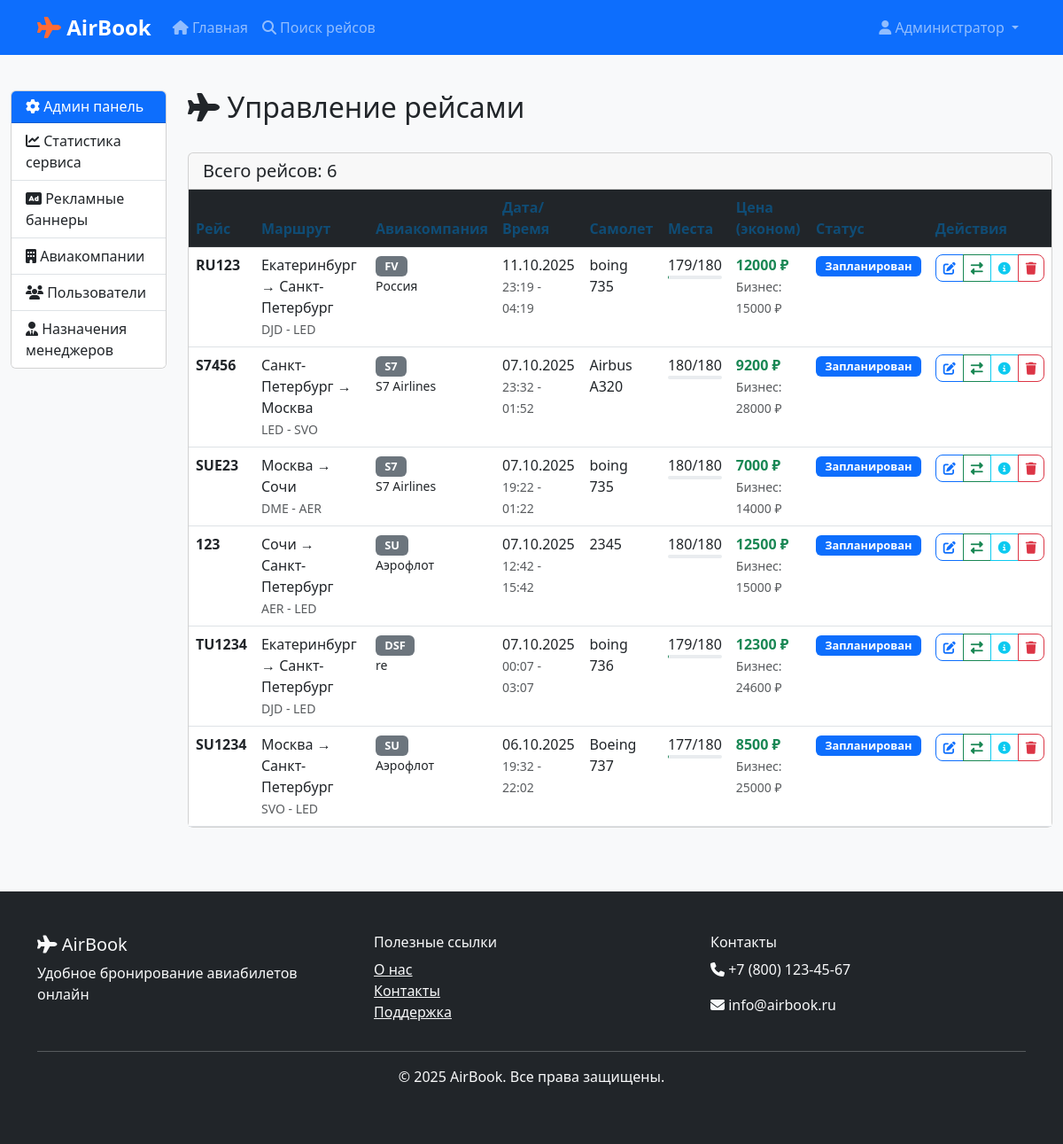
/admin/flights (signed in), run on the app's committed database.
### models.py (models this page shows, shortened)
class User(UserMixin, db.Model):
    id = db.Column(db.Integer, primary_key=True)
    username = db.Column(db.String(80), unique=True, nullable=False)
    email = db.Column(db.String(120), unique=True, nullable=False)
    password_hash = db.Column(db.String(128))
    role = db.Column(db.String(20), default='user')  # user, manager, admin
    first_name = db.Column(db.String(50))
    last_name = db.Column(db.String(50))
    phone = db.Column(db.String(20))
    company_id = db.Column(db.Integer, db.ForeignKey('airline.id'), nullable=True)  # Для менеджеров
    created_at = db.Column(db.DateTime, default=datetime.utcnow)
    is_active = db.Column(db.Boolean, default=True, nullable=False)  # Статус активности
    bookings = db.relationship('Booking', backref='user', lazy=True)
    company = db.relationship('Airline', backref='managers', lazy=True)
    def is_admin(self):
        return self.role == 'admin'
    def is_manager(self):
        return self.role == 'manager'

class Flight(db.Model):
    id = db.Column(db.Integer, primary_key=True)
    flight_number = db.Column(db.String(10), nullable=False)
    departure_airport_id = db.Column(db.Integer, db.ForeignKey('airport.id'), nullable=False)
    arrival_airport_id = db.Column(db.Integer, db.ForeignKey('airport.id'), nullable=False)
    airline_id = db.Column(db.Integer, db.ForeignKey('airline.id'), nullable=False)
    departure_time = db.Column(db.DateTime, nullable=False)
    arrival_time = db.Column(db.DateTime, nullable=False)
    aircraft_type = db.Column(db.String(50))
    total_seats = db.Column(db.Integer, default=180)
    available_seats = db.Column(db.Integer, default=180)
    economy_price = db.Column(db.Float, nullable=False)
    business_price = db.Column(db.Float)
    first_class_price = db.Column(db.Float)
    status = db.Column(db.String(20), default='scheduled')  # scheduled, delayed, cancelled, boarding, departed
    created_at = db.Column(db.DateTime, default=datetime.utcnow)
    bookings = db.relationship('Booking', backref='flight', lazy=True)

class Airport(db.Model):
    id = db.Column(db.Integer, primary_key=True)
    code = db.Column(db.String(3), unique=True, nullable=False)  # IATA код
    name = db.Column(db.String(100), nullable=False)
    city = db.Column(db.String(50), nullable=False)
    country = db.Column(db.String(50), nullable=False)
    departure_flights = db.relationship('Flight', foreign_keys='Flight.departure_airport_id', backref='departure_airport', lazy=True)
    arrival_flights = db.relationship('Flight', foreign_keys='Flight.arrival_airport_id', backref='arrival_airport', lazy=True)

class Airline(db.Model):
    id = db.Column(db.Integer, primary_key=True)
    code = db.Column(db.String(3), unique=True, nullable=False)  # IATA код авиакомпании
    name = db.Column(db.String(100), nullable=False)
    country = db.Column(db.String(50), nullable=False)  # Страна авиакомпании
    flights = db.relationship('Flight', backref='airline', lazy=True)

### app.py (the view)
    @app.route('/admin/flights')
    @login_required
    def admin_flights():
        if not current_user.is_admin():
            flash('У вас нет прав администратора.', 'error')
            return redirect(url_for('index'))
        flights = Flight.query.order_by(Flight.departure_time.desc()).all()
        return render_template('admin/flights.html', flights=flights)

### templates/admin/flights.html (shortened to what this page needs)
{% extends "admin/base.html" %}
{% block admin_content %}
            <div class="d-flex justify-content-between align-items-center mb-4">
                <h2><i class="fas fa-plane"></i> Управление рейсами</h2>
            </div>
            {% if flights %}
                <div class="card">
                    <div class="card-header">
                        <h5 class="mb-0">Всего рейсов: {{ flights|length }}</h5>
                    </div>
                    <div class="card-body p-0">
                        <div class="table-responsive">
                            <table class="table table-hover mb-0">
                                <thead class="table-dark">
                                    <tr>
                                        <th>Рейс</th>
                                        <th>Маршрут</th>
                                        <th>Авиакомпания</th>
                                        <th>Дата/Время</th>
                                        <th>Самолет</th>
                                        <th>Места</th>
                                        <th>Цена (эконом)</th>
                                        <th>Статус</th>
                                        <th>Действия</th>
                                    </tr>
                                </thead>
                                <tbody>
                                    {% for flight in flights %}
                                    <tr>
                                        <td>
                                            <strong>{{ flight.flight_number }}</strong>
                                        </td>
                                        <td>
                                            <div>{{ flight.departure_airport.city }} → {{ flight.arrival_airport.city }}</div>
                                            <small class="text-muted">{{ flight.departure_airport.code }} - {{ flight.arrival_airport.code }}</small>
                                        </td>
                                        <td>
                                            <span class="badge bg-secondary">{{ flight.airline.code }}</span>
                                            <div class="small">{{ flight.airline.name }}</div>
                                        </td>
                                        <td>
                                            <div>{{ flight.departure_time.strftime('%d.%m.%Y') }}</div>
                                            <small class="text-muted">{{ flight.departure_time.strftime('%H:%M') }} - {{ flight.arrival_time.strftime('%H:%M') }}</small>
                                        </td>
                                        <td>{{ flight.aircraft_type or '-' }}</td>
                                        <td>
                                            <div>{{ flight.available_seats }}/{{ flight.total_seats }}</div>
                                            {% set occupancy = ((flight.total_seats - flight.available_seats) / flight.total_seats * 100) if flight.total_seats > 0 else 0 %}
                                            <div class="progress" style="height: 4px;">
                                            </div>
                                        </td>
                                        <td>
                                            <strong class="text-success">{{ "%.0f"|format(flight.economy_price) }} ₽</strong>
                                            {% if flight.business_price %}
                                                <br><small class="text-muted">Бизнес: {{ "%.0f"|format(flight.business_price) }} ₽</small>
                                            {% endif %}
                                        </td>
                                        <td>
                                            <span class="badge bg-{% if flight.status == 'scheduled' %}primary{% elif flight.status == 'delayed' %}warning{% elif flight.status == 'cancelled' %}danger{% elif flight.status == 'boarding' %}info{% elif flight.status == 'departed' %}success{% endif %}">
                                                {% if flight.status == 'scheduled' %}Запланирован
                                                {% elif flight.status == 'delayed' %}Задержан
                                                {% elif flight.status == 'cancelled' %}Отменен
                                                {% elif flight.status == 'boarding' %}Посадка
                                                {% elif flight.status == 'departed' %}Вылетел
                                                {% endif %}
                                            </span>
                                        </td>
                                        <td>
                                            <div class="btn-group btn-group-sm">
                                                <a href="{{ url_for('admin_edit_flight', flight_id=flight.id) }}"
                                                   class="btn btn-outline-primary" title="Редактировать">
                                                    <i class="fas fa-edit"></i>
                                                </a>
                                                <button class="btn btn-outline-success"
                                                        onclick="toggleFlightStatus({{ flight.id }}, '{{ flight.flight_number }}')"
                                                        title="Изменить статус">
                                                    <i class="fas fa-exchange-alt"></i>
                                                </button>
                                                <button class="btn btn-outline-info"
                                                        onclick="viewFlightDetails({{ flight.id }})"
                                                        title="Подробная информация о рейсе">
                                                    <i class="fas fa-info-circle"></i>
                                                </button>
                                                <button class="btn btn-outline-danger"
                                                        onclick="deleteFlight({{ flight.id }}, '{{ flight.flight_number }}')"
                                                        title="Удалить">
                                                    <i class="fas fa-trash"></i>
                                                </button>
                                            </div>
                                        </td>
                                    </tr>
                                    {% endfor %}
                                </tbody>
                            </table>
                        </div>
                    </div>
                </div>
            {% endif %}
        </div>
    </div>
</div>
{% endblock %}

### templates/base.html (shortened to what this page needs)
<!DOCTYPE html>
<html lang="ru">
<head>
    <link href="https://cdn.jsdelivr.net/npm/bootstrap@5.3.0/dist/css/bootstrap.min.css" rel="stylesheet">
    <link rel="stylesheet" href="https://cdnjs.cloudflare.com/ajax/libs/font-awesome/6.4.0/css/all.min.css">
    <link rel="stylesheet" href="{{ url_for('static', filename='css/style.css') }}">
</head>
<body>
    <nav class="navbar navbar-expand-lg navbar-dark bg-primary">
        <div class="container">
            <a class="navbar-brand" href="{{ url_for('index') }}">
                <i class="fas fa-plane"></i> AirBook
            </a>
            <div class="collapse navbar-collapse" id="navbarNav">
                <ul class="navbar-nav me-auto">
                    <li class="nav-item">
                        <a class="nav-link" href="{{ url_for('index') }}">
                            <i class="fas fa-home"></i> Главная
                        </a>
                    </li>
                    <li class="nav-item">
                        <a class="nav-link" href="{{ url_for('search_flights') }}">
                            <i class="fas fa-search"></i> Поиск рейсов
                        </a>
                    </li>
                </ul>
                <ul class="navbar-nav">
                    {% if current_user.is_authenticated %}
                        <li class="nav-item dropdown">
                            <a class="nav-link dropdown-toggle" href="#" id="navbarDropdown" role="button" data-bs-toggle="dropdown">
                                <i class="fas fa-user"></i> {{ current_user.first_name }}
                            </a>
                        </li>
                    {% endif %}
                </ul>
            </div>
        </div>
    </nav>
    <main>
        {% block content %}{% endblock %}
    </main>
    <footer class="bg-dark text-light py-5 mt-5">
        <div class="container">
            <div class="row">
                <div class="col-md-4">
                    <h5><i class="fas fa-plane"></i> AirBook</h5>
                    <p>Удобное бронирование авиабилетов онлайн</p>
                </div>
                <div class="col-md-4">
                    <h6>Полезные ссылки</h6>
                    <ul class="list-unstyled">
                        <li><a href="#" class="text-light">О нас</a></li>
                        <li><a href="#" class="text-light">Контакты</a></li>
                        <li><a href="#" class="text-light">Поддержка</a></li>
                    </ul>
                </div>
                <div class="col-md-4">
                    <h6>Контакты</h6>
                    <p><i class="fas fa-phone"></i> +7 (800) 123-45-67</p>
                    <p><i class="fas fa-envelope"></i> info@airbook.ru</p>
                </div>
            </div>
            <hr>
            <div class="text-center">
                <p>&copy; 2025 AirBook. Все права защищены.</p>
            </div>
        </div>
    </footer>
</body>
</html>

### static/css/style.css (style rules this page uses)
:root { --primary-color: #007bff; --secondary-color: #6c757d; --success-color: #28a745; --warning-color: #ffc107; --danger-color: #dc3545; --info-color: #17a2b8; --light-color: #f8f9fa; --dark-color: #343a40; --aviasales-blue: #0f4c75; --aviasales-orange: #ff6b35; --aviasales-green: #00c851; --aviasales-gray: #f5f5f5; }
body { font-family: 'Segoe UI', Tahoma, Geneva, Verdana, sans-serif; background-color: #f8f9fa; }
.btn { border-radius: 8px; font-weight: 500; transition: all 0.3s ease; }
.navbar-brand { font-weight: bold; font-size: 1.5rem; }
.navbar-brand i { color: var(--aviasales-orange); }
footer { margin-top: auto; }
.table th { border-top: none; font-weight: 600; color: var(--aviasales-blue); }
.badge { font-size: 0.8rem; padding: 0.4em 0.8em; }

### data on the page
User: first_name "Администратор"
Flight: flight_number "RU123", departure_airport.city "Екатеринбург", arrival_airport.city "Санкт-Петербург", departure_airport.code "DJD", arrival_airport.code "LED", airline.code "FV", airline.name "Россия", departure_time "11.10.2025", departure_time "23:19", arrival_time "04:19", aircraft_type "boing 735", available_seats "179", total_seats "180", economy_price "12000", business_price "15000", status "Запланирован"
Flight: flight_number "S7456", departure_airport.city "Санкт-Петербург", arrival_airport.city "Москва", departure_airport.code "LED", arrival_airport.code "SVO", airline.code "S7", airline.name "S7 Airlines", departure_time "07.10.2025", departure_time "23:32", arrival_time "01:52", aircraft_type "Airbus A320", available_seats "180", total_seats "180", economy_price "9200", business_price "28000", status "Запланирован"
Flight: flight_number "SUE23", departure_airport.city "Москва", arrival_airport.city "Сочи", departure_airport.code "DME", arrival_airport.code "AER", airline.code "S7", airline.name "S7 Airlines", departure_time "07.10.2025", departure_time "19:22", arrival_time "01:22", aircraft_type "boing 735", available_seats "180", total_seats "180", economy_price "7000", business_price "14000", status "Запланирован"
Flight: flight_number "123", departure_airport.city "Сочи", arrival_airport.city "Санкт-Петербург", departure_airport.code "AER", arrival_airport.code "LED", airline.code "SU", airline.name "Аэрофлот", departure_time "07.10.2025", departure_time "12:42", arrival_time "15:42", aircraft_type "2345", available_seats "180", total_seats "180", economy_price "12500", business_price "15000", status "Запланирован"
Flight: flight_number "TU1234", departure_airport.city "Екатеринбург", arrival_airport.city "Санкт-Петербург", departure_airport.code "DJD", arrival_airport.code "LED", airline.code "DSF", airline.name "re", departure_time "07.10.2025", departure_time "00:07", arrival_time "03:07", aircraft_type "boing 736", available_seats "179", total_seats "180", economy_price "12300", business_price "24600", status "Запланирован"
Flight: flight_number "SU1234", departure_airport.city "Москва", arrival_airport.city "Санкт-Петербург", departure_airport.code "SVO", arrival_airport.code "LED", airline.code "SU", airline.name "Аэрофлот", departure_time "06.10.2025", departure_time "19:32", arrival_time "22:02", aircraft_type "Boeing 737", available_seats "177", total_seats "180", economy_price "8500", business_price "25000", status "Запланирован"

### other printed values
{{ flights|length }} "6"
